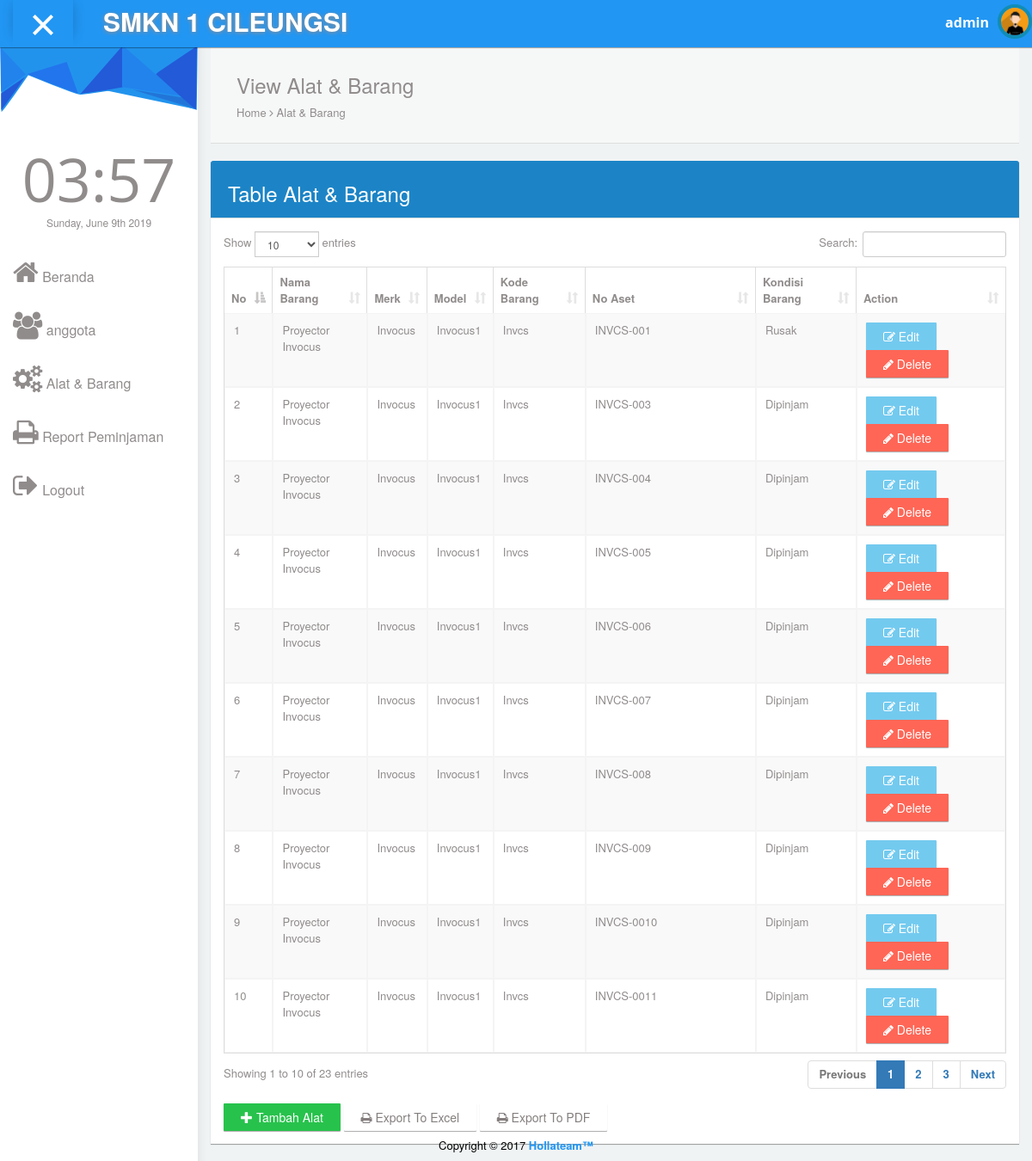
Screenshot of /admin/index.php?page=alat (signed in) with the database file from the repository.
### tables this page shows
CREATE TABLE `alat` (
  `id` int(11) NOT NULL,
  `Nama Barang` varchar(200) NOT NULL,
  `brand` varchar(200) NOT NULL,
  `model` varchar(200) NOT NULL,
  `kode` varchar(200) NOT NULL,
  `n_aset` varchar(255) NOT NULL,
  `status` varchar(255) NOT NULL
);

### admin/page/alat/alat.php (the view)
<div class="panel box-shadow-none content-header">
    <div class="panel-body">
      <div class="col-md-12">
          <h3 class="animated fadeInLeft">View Alat & Barang</h3>
          <p class="animated fadeInDown">
            Home <span class="fa-angle-right fa"></span> Alat & Barang
          </p>
      </div>
    </div>
</div>
<div class="row">
    <div class="col-md-12">
      <div class="panel">
        <div class="panel-heading bg-primary"><h3 class="text-white">Table Alat & Barang</h3></div>
            <div class="panel-body">
          <div class="responsive-table">
                    <table id="datatables-example" class="table table-striped table-bordered" width="100%" cellspacing="0">
                        <thead>
                            <tr>
                                <th>No</th>
                                <th>Nama Barang</th>
                                <th>Merk</th>
                                <th>Model</th>
                                <th>Kode Barang</th>
                                <th>No Aset</th>
                                <th>Kondisi Barang</th>
                                <th>Action</th>
                            </tr>
                        </thead>
                        <tbody>
                        <?php
                            $no = 1;
                            $sql = $koneksi->query("Select * from alat");
                            while ($data=$sql -> fetch_assoc()){
                                ?>
                        <tr>
                            <td><?php echo $no++; ?></td>
                            <td><?php echo $data['Nama Barang'];?></td>
                            <td><?php echo $data['brand'];?></td>
                            <td><?php echo $data['model'];?></td>
                            <td><?php echo $data['kode'];?></td>
                            <td><?php echo $data['n_aset'];?></td>
                            <td><?php echo $data['status'];?></td>
                            <td>
                                <a href="?page=alat&action=edit&id=<?php echo $data['id'];?>" class="btn btn-info"><i class="fa fa-edit "></i> Edit</a>
                                <a onclick="return confirm('anda yakin ingin menghapus Alat ini..?')" href="?page=alat&action=delete&id=<?php echo $data['id'];?>" class="btn btn-danger"><i class="fa fa-pencil"></i> Delete</a>
                            </td>
                            </tr>
                        <?php } ?>
                        </tbody>
                    </table></div>
                <a href="?page=alat&action=add" class="btn btn-success" style="margin-top: 10px"><i class="glyphicon glyphicon-plus"></i> Tambah Alat</a>
            <a href="./page/report/export-alat-2-excel.php" class="btn btn-default" style="margin-top: 10px"><i class="fa fa-print 1x"></i> Export To Excel </a>
            <a href="./page/report/export-alat-2-pdf.php" class="btn btn-default" style="margin-top: 10px"><i class="fa fa-print"></i> Export To PDF </a>
            </div></div></div></div>

### admin/index.php (shortened to what this page needs)
<?php
$koneksi = new mysqli ("localhost", "root", "", "db_alat");
?>
<!DOCTYPE html>
<html lang="en">
<head>
  <link rel="stylesheet" type="text/css" href="../asset/css/bootstrap.min.css">
    <link rel="stylesheet" type="text/css" href="../asset/css/plugins/datatables.bootstrap.min.css"/>
  <link rel="stylesheet" type="text/css" href="../asset/css/plugins/font-awesome.min.css"/>
  <link rel="stylesheet" type="text/css" href="../asset/css/plugins/animate.min.css"/>
  <link href="../asset/css/style.css" rel="stylesheet">
         <link rel="stylesheet" type="text/css" href="../asset/css/gaya.css">
       <link rel="stylesheet" type="text/css" href="../asset/css/style.css">
  </head>
  <body id="mimin" class="dashboard">
        <nav class="navbar navbar-default header navbar-fixed-top">
          <div class="col-md-12 nav-wrapper">
            <div class="navbar-header" style="width:100%;">
              <div class="opener-left-menu is-open">
                <span class="bottom"></span>
              </div>
                <a href="#" class="navbar-brand">
                 <b>SMKN 1 CILEUNGSI</b>
                </a>
              <ul class="nav navbar-nav navbar-right user-nav">
                <li class="user-name"><span><?php echo $_SESSION['nama']?></span></li>
                  <li class="dropdown avatar-dropdown">
                   <img src="../asset/img/avatar.jpg" class="img-circle avatar" alt="user name" data-toggle="dropdown" aria-haspopup="true" aria-expanded="true"/>
                </li>
              </ul>
            </div>
          </div>
        </nav>
      <div class="container-fluid mimin-wrapper">
        <div id="left-menu">
          <div class="sub-left-menu scroll">
            <ul class="nav nav-list">
              <li><div class="left-bg"></div></li>
              <li class="time">
                <h1 class="animated fadeInLeft">21:00</h1>
                <p class="animated fadeInRight">Sat,October 1st 2029</p>
              </li>
                    <li>
                        <a  href="?page=index.php"><i class="fa fa-home fa-2x"></i> Beranda</a>
                      </li>
                    <li>
                        <a  href="?page=anggota"><i class="fa fa-users fa-2x"></i> anggota</a>
                    </li>
                    <li>
                        <a  href="?page=alat"><i class="fa fa-cogs fa-2x"></i> Alat & Barang</a>
                    </li>
                    <li>
                        <a  href="?page=transaction"><i class="fa fa-print fa-2x"></i> Report Peminjaman</a>
                    </li>
                    <li>
                        <a  href="logout.php"><i class="fa fa-sign-out fa-2x"></i> Logout</a>
                    </li>
            </ul>
          </div>
        </div>
        <div id="content" class="article-v1">
            <div class="col-md-12">
                        <?php
                        $page = $_GET['page'];
                        $action = $_GET['action'];
                        if ($page == "alat") {
                            if ($action == "") {
                                include "page/alat/alat.php";
                            }
                         elseif ($action == "edit") {
                            include "page/alat/edit_alat.php";
                            }
                            elseif ($action == "delete") {
                            include "page/alat/hapus_alat.php";
                            }
                        }if ($page == "index.php") {
                            if ($action == ""){
                                include "page/index/index.php";
                            }
                        }
                        ?>
             </div>
            </div>
        </div>
<div id="fixedfooter">Copyright &copy; 2017 <a href="../about.html">Hollateam™</a></div>
</body>
</html>

### asset/css/gaya.css (style rules this page uses)
div#fixedfooter { position:fixed; bottom:0px; left:0px; width:100%; color:black; background:777; padding:8px; text-align: center; font-size: 100% }

### rows the page displays
alat: Nama Barang "Proyector Invocus", brand "Invocus", model "Invocus1", kode "Invcs", n_aset "INVCS-001", status "Rusak"
alat: Nama Barang "Proyector Invocus", brand "Invocus", model "Invocus1", kode "Invcs", n_aset "INVCS-003", status "Dipinjam"
alat: Nama Barang "Proyector Invocus", brand "Invocus", model "Invocus1", kode "Invcs", n_aset "INVCS-004", status "Dipinjam"
alat: Nama Barang "Proyector Invocus", brand "Invocus", model "Invocus1", kode "Invcs", n_aset "INVCS-005", status "Dipinjam"
alat: Nama Barang "Proyector Invocus", brand "Invocus", model "Invocus1", kode "Invcs", n_aset "INVCS-006", status "Dipinjam"
alat: Nama Barang "Proyector Invocus", brand "Invocus", model "Invocus1", kode "Invcs", n_aset "INVCS-007", status "Dipinjam"
alat: Nama Barang "Proyector Invocus", brand "Invocus", model "Invocus1", kode "Invcs", n_aset "INVCS-008", status "Dipinjam"
alat: Nama Barang "Proyector Invocus", brand "Invocus", model "Invocus1", kode "Invcs", n_aset "INVCS-009", status "Dipinjam"
alat: Nama Barang "Proyector Invocus", brand "Invocus", model "Invocus1", kode "Invcs", n_aset "INVCS-0010", status "Dipinjam"
alat: Nama Barang "Proyector Invocus", brand "Invocus", model "Invocus1", kode "Invcs", n_aset "INVCS-0011", status "Dipinjam"

### other values shown
$_SESSION['nama'] "admin"
